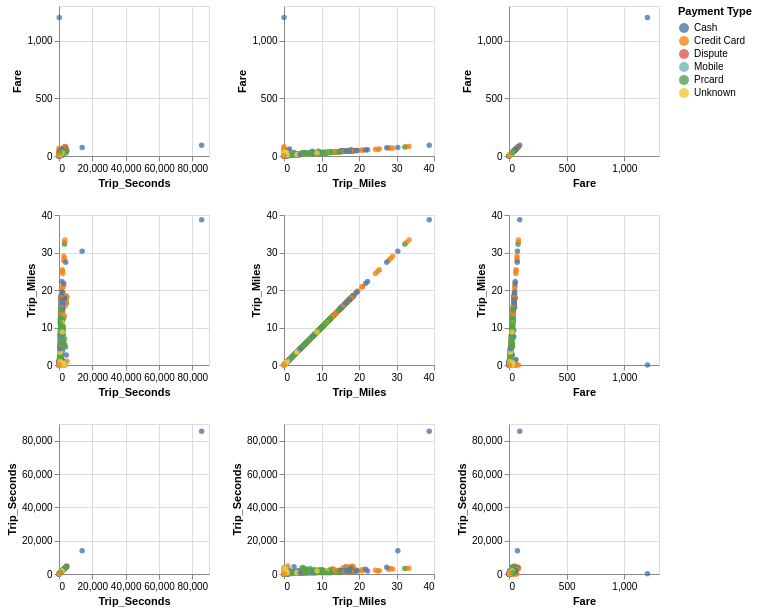

Here is the notebook cell this chart was saved with:
### Code cell
brush = alt.selection_interval()

matrix = alt.Chart(gdf).mark_circle().add_params(brush).encode(
    alt.X(alt.repeat("column"), type='quantitative'),
    alt.Y(alt.repeat("row"), type='quantitative'),
    color=alt.condition(brush, 'Payment Type:N', alt.value('grey')),
    opacity=alt.condition(brush, alt.value(0.8), alt.value(0.1))
).properties(
    width=150,
    height=150
).repeat(
    row=['Fare', 'Trip_Miles', 'Trip_Seconds'],
    column=['Trip_Seconds', 'Trip_Miles', 'Fare']
)

matrix

### Figure 1 — Vega-Lite specification as saved in the notebook (floating-point values rounded to 4 significant figures; data arrays with more than 128 entries replaced by an {"elided": "..."} marker saying what was removed)
{"config": {"view": {"continuousWidth": 300, "continuousHeight": 300}}, "repeat": {"column": ["Trip_Seconds", "Trip_Miles", "Fare"], "row": ["Fare", "Trip_Miles", "Trip_Seconds"]}, "spec": {"data": {"name": "data-a1a82a94b35c45a93efedd56e98ab453"}, "mark": {"type": "circle"}, "encoding": {"color": {"condition": {"param": "param_189", "field": "Payment Type", "type": "nominal"}, "value": "grey"}, "opacity": {"condition": {"param": "param_189", "value": 0.8}, "value": 0.1}, "x": {"field": {"repeat": "column"}, "type": "quantitative"}, "y": {"field": {"repeat": "row"}, "type": "quantitative"}}, "height": 150, "name": "view_96", "width": 150}, "params": [{"name": "param_189", "select": {"type": "interval"}, "views": ["view_96_child__row_Farecolumn_Trip_Seconds", "view_96_child__row_Farecolumn_Trip_Miles", "view_96_child__row_Farecolumn_Fare", "view_96_child__row_Trip_Milescolumn_Trip_Seconds", "view_96_child__row_Trip_Milescolumn_Trip_Miles", "view_96_child__row_Trip_Milescolumn_Fare", "view_96_child__row_Trip_Secondscolumn_Trip_Seconds", "view_96_child__row_Trip_Secondscolumn_Trip_Miles", "view_96_child__row_Trip_Secondscolumn_Fare"]}], "$schema": "https://vega.github.io/schema/vega-lite/v5.20.1.json", "datasets": {"data-a1a82a94b35c45a93efedd56e98ab453": {"elided": "930 records"}}}
